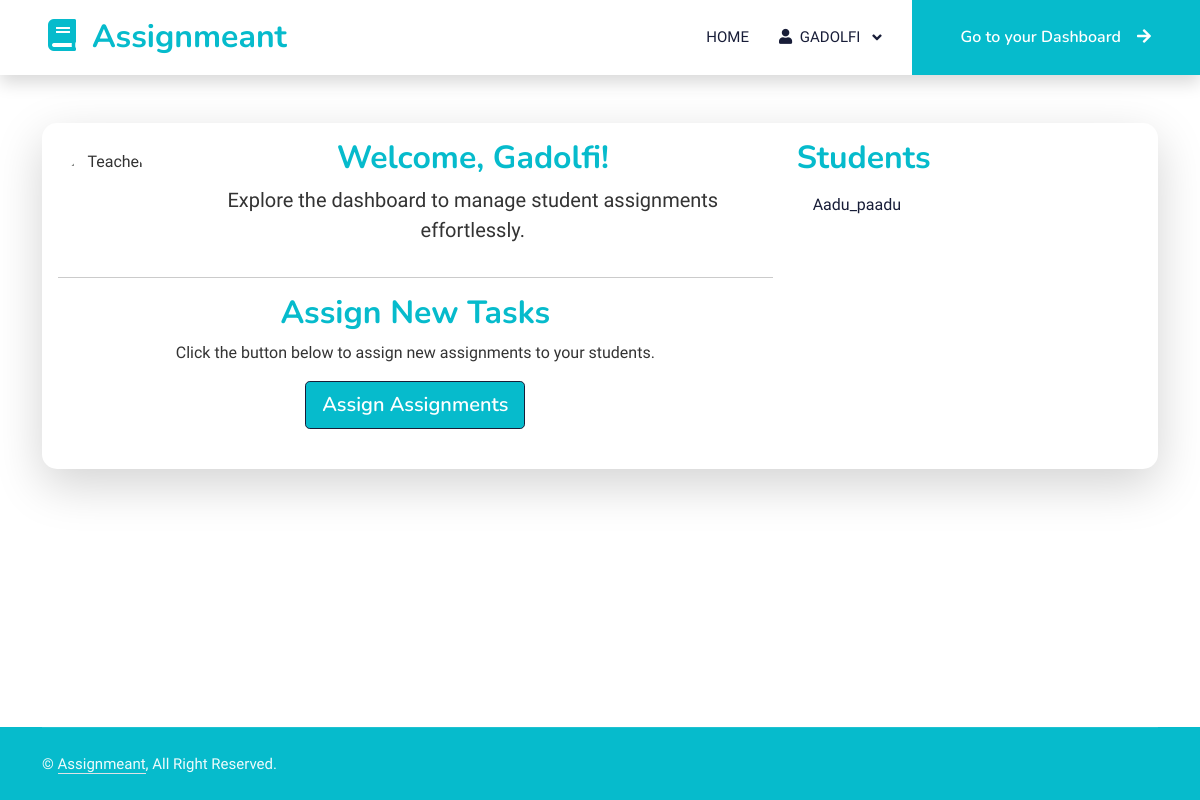
Page /dashboard (signed in) on the committed database.
### assignmeant_app/models.py (models this page shows, shortened)
class User(UserMixin, db.Model):
    id = db.Column(db.Integer, primary_key=True)
    username = db.Column(db.String(150), unique=True, nullable=False)
    password = db.Column(db.String(150), nullable=False)
    role = db.Column(db.String(50), nullable=False)
    __mapper_args__ = {
        'polymorphic_identity': 'user',
        'polymorphic_on': role
    }

### app.py (the view, shortened to what this page needs)
@app.route('/dashboard', methods=['GET', 'POST'])
@login_required
def dashboard():
    if current_user.role == 'teacher':
        students = User.query.filter_by(role='student').all()
        return render_template('teacher_dashboard.html', username=current_user.username, students=students)

### app.py (called while the page is built)
@login_manager.user_loader
def load_user(user_id):
    return User.query.get(int(user_id))

### assignmeant_app/new_static/templates/teacher_dashboard.html (shortened to what this page needs)
{% extends "base.html" %}
{% block content %}
<div class="container mt-5">
    <div class="card shadow-lg" style="background: white; color: #333; border: 0px solid #06BBCC; border-radius: 15px;">
        <div class="card-body">
            <div class="row">
                <div class="col-md-8">
                    <div class="text-center mb-4">
                        <div class="d-flex align-items-center justify-content-center">
                            <img src="{{ url_for('static', filename='images/teacher.jpg') }}" alt="Teacher" style="height: 100px; width: 100px; border-radius: 50%; margin-right: 15px; border-color: #06BBCC;">
                            <div>
                                <h2 class="card-title" style="color: #06BBCC;"> </style>Welcome, {{username}}!</h2>
                                <p class="lead">Explore the dashboard to manage student assignments effortlessly.</p>
                            </div>
                        </div>
                        <hr>
                        <h2 class="card-title" style="color: #06BBCC;">Assign New Tasks</h2>
                        <p>Click the button below to assign new assignments to your students.</p>
                        <a href="{{ url_for('assign') }}" class="btn btn-dark btn-lg" style="background-color: #06BBCC;">Assign Assignments</a>
                    </div>
                </div>
                <div class="col-md-4">
                    <h2 class="card-title" style="color: #06BBCC;">Students</h2>
                    {% if students %}
                        <ul class="list-group list-group-flush">
                            {% for student in students %}
                                <li class="list-group-item" style="background: transparent;">
                                    <a href="{{ url_for('view_student', student_id=student.id) }}" class="text-decoration-none text-dark">
                                        {{ student.username }}
                                    </a>
                                </li>
                            {% endfor %}
                        </ul>
                    {% else %}
                        <p class="text-muted">No students found.</p>
                    {% endif %}
                </div>
            </div>
        </div>
    </div>
</div>
{% endblock %}

### assignmeant_app/new_static/templates/base.html (shortened to what this page needs)
<!DOCTYPE html>
<html lang="en">
<head>
    <link href="https://cdnjs.cloudflare.com/ajax/libs/font-awesome/5.10.0/css/all.min.css" rel="stylesheet">
    <link href="https://cdn.jsdelivr.net/npm/bootstrap-icons@1.4.1/font/bootstrap-icons.css" rel="stylesheet">
    <link href="{{ url_for('static', filename='/lib/animate/animate.min.css') }}" rel="stylesheet">
    <link href="{{ url_for('static', filename='/lib/owlcarousel/assets/owl.carousel.min.css') }}" rel="stylesheet">
    <link href="{{ url_for('static', filename='/css/bootstrap.min.css') }}" rel="stylesheet">
    <link href="{{ url_for('static', filename='/css/styles.css') }}" rel="stylesheet">
</head>
<body class="d-flex flex-column min-vh-100">
    <nav class="navbar navbar-expand-lg bg-white navbar-light shadow sticky-top p-0">
        <a href="{{ url_for('index') }}" class="navbar-brand d-flex align-items-center px-4 px-lg-5">
            <h2 class="m-0 text-primary"><i class="fa fa-book me-3"></i>Assignmeant</h2>
        </a>
        <div class="collapse navbar-collapse" id="navbarCollapse">
            <div class="navbar-nav ms-auto p-4 p-lg-0">
                <a class="nav-link {% if request.endpoint == 'index' %}active{% endif %}" href="{{ url_for('index') }}">Home</a>
                {% if current_user.username %}
                <li class="nav-item dropdown">
                    <a class="nav-link dropdown-toggle" href="#" id="navbarDropdown" role="button" data-bs-toggle="dropdown" aria-expanded="false">
                        <i class="fas fa-user me-1"></i> {{ current_user.username }}
                    </a>
                </li>
                {% endif %}
            </div>
            <a href="{{ url_for('dashboard') }}" class="btn btn-primary py-4 px-lg-5 d-none d-lg-block">Go to your Dashboard<i class="fa fa-arrow-right ms-3"></i></a>
        </div>
    </nav>
    <div class="d-flex flex-column flex-grow-1">
        <main class="flex-fill">
            {% block content %}
            {% endblock %}
        </main>
    </div>
    <footer class="text-light footer mt-auto wow fadeIn" data-wow-delay="0.1s" style="background-color: #06BBCC;">
        <div class="container" style="background-color: #06BBCC;">
            <div class="copyright">
                <div class="row">
                    <div class="col-md-6 text-center text-md-start mb-3 mb-md-0">
                        &copy; <a class="border-bottom" href="#">Assignmeant</a>, All Right Reserved.
                    </div>
                </div>
            </div>
        </div>
    </footer>
</body>
</html>

### assignmeant_app/new_static/css/styles.css (style rules this page uses)
:root { --primary: #06BBCC; --light: #F0FBFC; --dark: #181d38; }
.btn { font-family: 'Nunito', sans-serif; font-weight: 600; transition: .5s; }
.btn.btn-primary, .btn.btn-secondary { color: #FFFFFF; }
.navbar .dropdown-toggle::after { border: none; content: "\f107"; font-family: "Font Awesome 5 Free"; font-weight: 900; vertical-align: middle; margin-left: 8px; }
.navbar-light .navbar-nav .nav-link { margin-right: 30px; padding: 25px 0; color: #FFFFFF; font-size: 15px; text-transform: uppercase; outline: none; }
.navbar-light .navbar-brand, .navbar-light a.btn { height: 75px; }
.navbar-light .navbar-nav .nav-link { color: var(--dark); font-weight: 500; }
.navbar-light.sticky-top { top: -100px; transition: .5s; }
.footer .copyright { padding: 25px 0; font-size: 15px; border-top: 1px solid rgba(256, 256, 256, .1); }
.footer .copyright a { color: var(--light); }

### rows in the picture
User: username "GADOLFI", username "Gadolfi"
User: username "Aadu_paadu"
